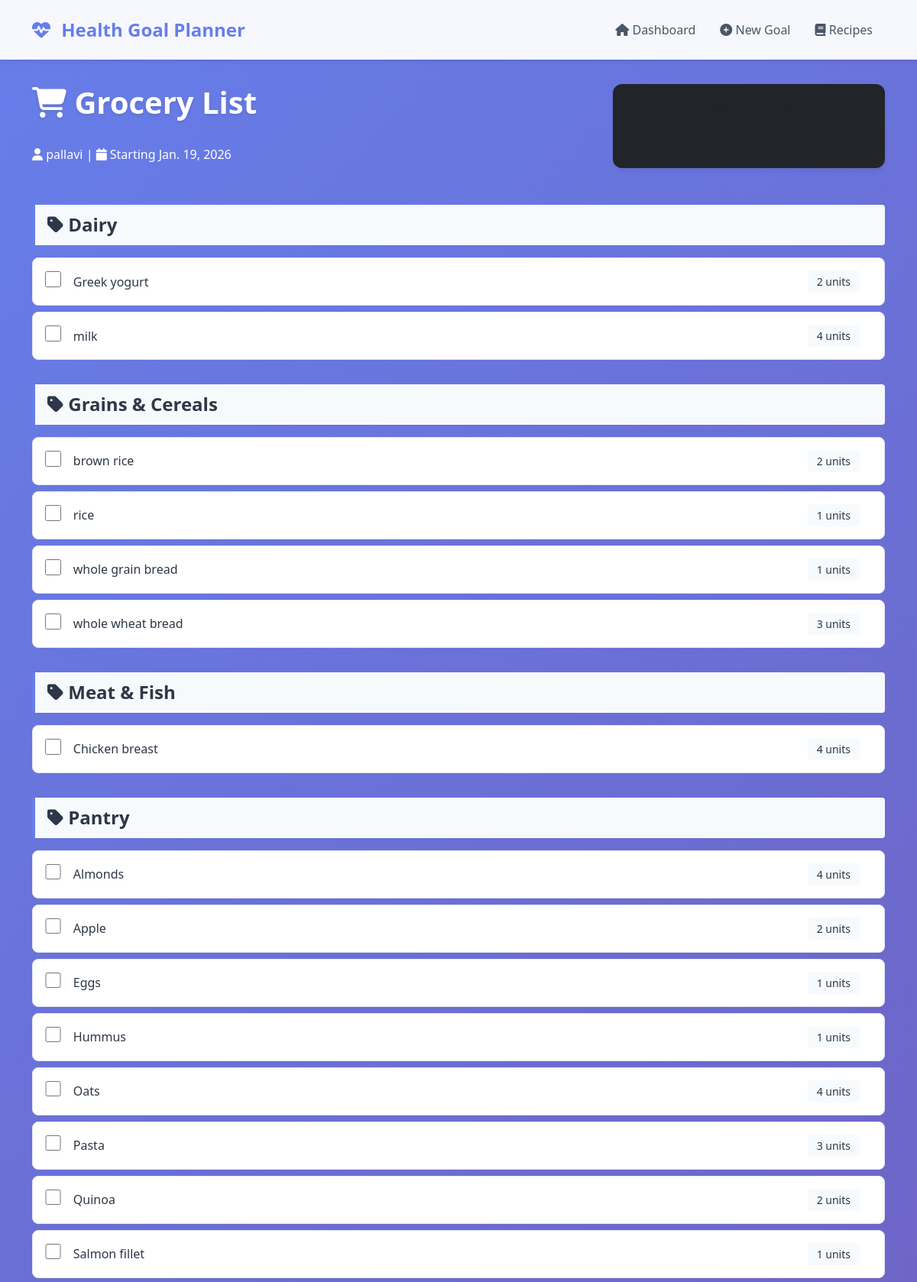
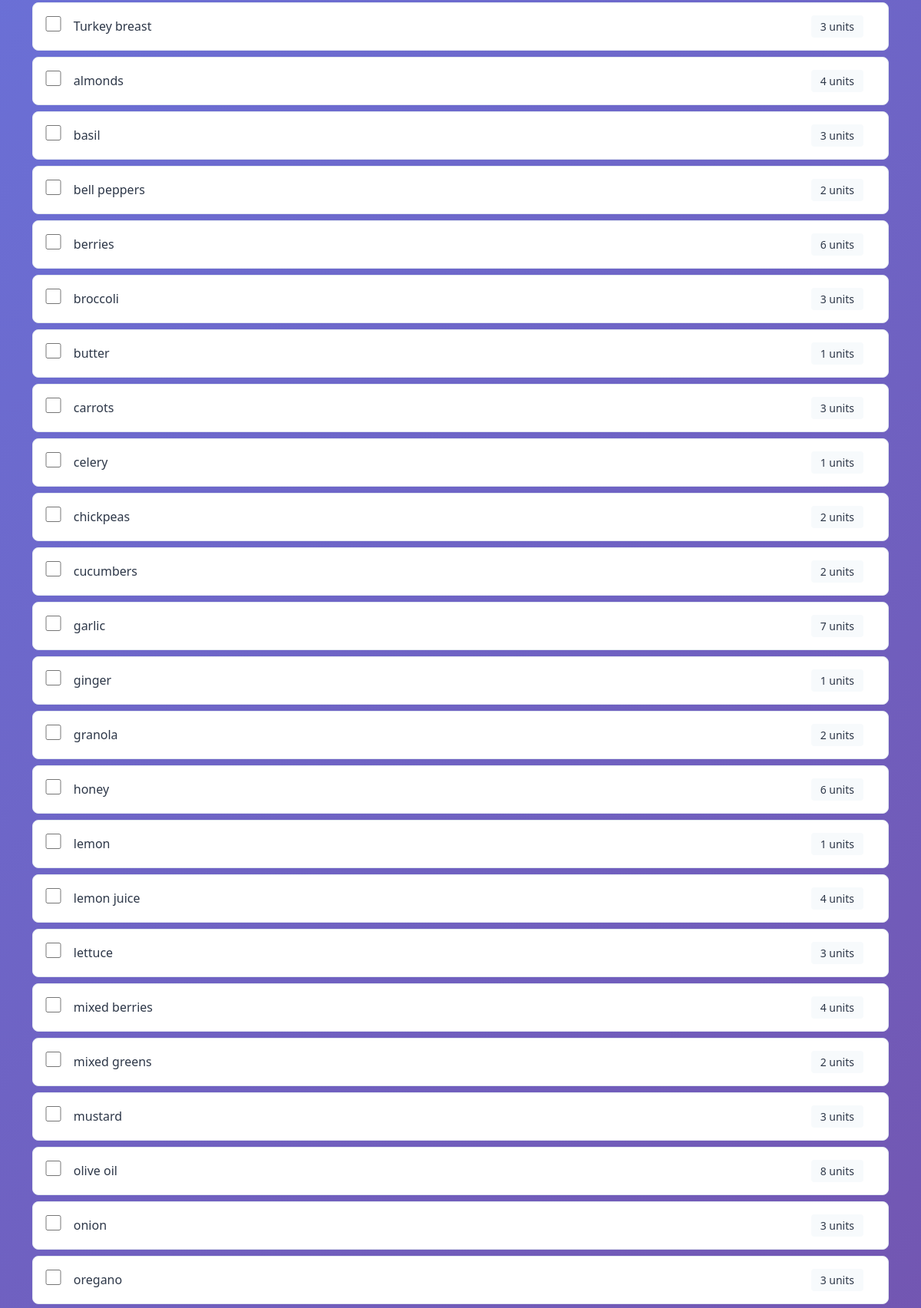
The app's page /grocery-list/2/ (upper part) with its own data (2 pictures, top to bottom).
### myapp/models.py (models this page shows, shortened)
class MealPlan(models.Model):
    health_goal = models.ForeignKey(HealthGoal, on_delete=models.CASCADE)
    start_date = models.DateField()
    created_at = models.DateTimeField(auto_now_add=True)
    class Meta:
        ordering = ['-start_date']

class HealthGoal(models.Model):
    GOAL_CHOICES = [
        ('weight_loss', 'Weight Loss'),
        ('muscle_gain', 'Muscle Gain'),
        ('maintenance', 'Maintenance'),
        ('energy', 'Increase Energy'),
        ('general_health', 'General Health'),
    ]
    DIET_TYPE_CHOICES = [
        ('balanced', 'Balanced Diet'),
        ('vegetarian', 'Vegetarian'),
        ('vegan', 'Vegan'),
        ('keto', 'Keto'),
        ('paleo', 'Paleo'),
        ('gluten_free', 'Gluten Free'),
        ('mediterranean', 'Mediterranean'),
    ]
    user_name = models.CharField(max_length=100)
    goal = models.CharField(max_length=20, choices=GOAL_CHOICES)
    diet_type = models.CharField(max_length=20, choices=DIET_TYPE_CHOICES)
    daily_calories = models.IntegerField(default=2000)
    allergies = models.TextField(blank=True, help_text="Comma-separated list of allergies")
    dislikes = models.TextField(blank=True, help_text="Comma-separated list of foods to avoid")
    created_at = models.DateTimeField(auto_now_add=True)
    updated_at = models.DateTimeField(auto_now=True)
    class Meta:
        verbose_name_plural = "Health Goals"

class GroceryItem(models.Model):
    meal_plan = models.ForeignKey(MealPlan, on_delete=models.CASCADE, related_name='grocery_items')
    name = models.CharField(max_length=200)
    quantity = models.CharField(max_length=100, help_text="e.g., 2 kg, 1 bunch, 1 liter")
    category = models.CharField(
        max_length=50,
        choices=[
            ('produce', 'Produce'),
            ('dairy', 'Dairy'),
            ('meat', 'Meat & Fish'),
            ('grains', 'Grains & Cereals'),
            ('pantry', 'Pantry'),
            ('frozen', 'Frozen'),
            ('beverages', 'Beverages'),
        ]
    )
    estimated_price = models.DecimalField(max_digits=8, decimal_places=2, default=0)
    purchased = models.BooleanField(default=False)
    class Meta:
        ordering = ['category', 'name']

### myapp/views.py (the view)
# urls.py: path('grocery-list/<int:pk>/', views.view_grocery_list, name='view_grocery_list'),
def view_grocery_list(request, pk):
    meal_plan = get_object_or_404(MealPlan, pk=pk)
    items_by_category = defaultdict(list)
    for item in meal_plan.grocery_items.all():
        items_by_category[item.get_category_display()].append(item)
    total_price = sum(item.estimated_price for item in meal_plan.grocery_items.all())
    context = {
        'meal_plan': meal_plan,
        'items_by_category': dict(items_by_category),
        'total_price': total_price,
    }
    return render(request, 'myapp/grocery_list.html', context)

### myapp/templates/myapp/grocery_list.html (shortened to what this page needs)
{% extends 'myapp/base.html' %}
{% block content %}
<div class="row mb-4">
    <div class="col-lg-8">
        <h1 class="page-title">
            <i class="fas fa-shopping-cart"></i> Grocery List
        </h1>
        <p class="text-white">
            <i class="fas fa-user"></i> {{ meal_plan.health_goal.user_name }} |
            <i class="fas fa-calendar"></i> Starting {{ meal_plan.start_date }}
        </p>
    </div>
    <div class="col-lg-4 text-white text-lg-end">
        <div class="card bg-dark">
            <div class="card-body text-center">
                <h5>Total Est. Cost</h5>
                <h2>${{ total_price|floatformat:2 }}</h2>
            </div>
        </div>
    </div>
</div>
{% for category, items in items_by_category.items %}
<div class="grocery-category">
    <h4 class="grocery-category-title">
        <i class="fas fa-tag"></i> {{ category }}
    </h4>
    {% for item in items %}
    <div class="grocery-item {% if item.purchased %}purchased{% endif %}">
        <form method="post" action="{% url 'myapp:mark_grocery_purchased' item.pk %}" style="display: inline;" onsubmit="this.submit(); return false;">
            <input type="checkbox" class="grocery-checkbox" {% if item.purchased %}checked{% endif %} onchange="this.form.submit();">
        </form>
        <span class="item-name">{{ item.name }}</span>
        <span class="item-quantity">{{ item.quantity }}</span>
    </div>
    {% endfor %}
</div>
{% endfor %}
{% endblock %}

### myapp/templates/myapp/base.html (style rules this page uses)
:root { --primary: #667eea; --primary-dark: #5568d3; --secondary: #764ba2; --success: #48bb78; --warning: #f6ad55; --danger: #f56565; --light-bg: #f7fafc; --card-shadow: 0 4px 6px rgba(0, 0, 0, 0.07); }
body { background: linear-gradient(135deg, #667eea 0%, #764ba2 100%); min-height: 100vh; font-family: 'Segoe UI', Tahoma, Geneva, Verdana, sans-serif; color: #2d3748; }
.card { border: none; border-radius: 12px; box-shadow: var(--card-shadow); transition: transform 0.3s ease, box-shadow 0.3s ease; margin-bottom: 1.5rem; }
.page-title { color: white; margin-bottom: 2rem; font-weight: 700; text-shadow: 0 2px 4px rgba(0, 0, 0, 0.1); }
.grocery-category { margin-bottom: 2rem; }
.grocery-category-title { background: var(--light-bg); padding: 0.75rem 1rem; border-left: 4px solid var(--primary); font-weight: 700; margin-bottom: 1rem; border-radius: 4px; }
.grocery-item { display: flex; align-items: center; padding: 1rem; background: white; border: 1px solid #e2e8f0; border-radius: 8px; margin-bottom: 0.5rem; transition: all 0.3s ease; }
.grocery-checkbox { margin-right: 1rem; width: 1.3rem; height: 1.3rem; cursor: pointer; accent-color: var(--primary); }
.item-name { flex: 1; font-weight: 500; }
.item-quantity { background: var(--light-bg); padding: 0.25rem 0.75rem; border-radius: 4px; font-size: 0.875rem; margin-right: 1rem; }

### records on screen
MealPlan: health_goal.user_name "pallavi", start_date "Jan. 19, 2026"
GroceryItem: category "Dairy", name "Greek yogurt", quantity "2 units"
GroceryItem: name "milk", quantity "4 units"
GroceryItem: category "Grains & Cereals", name "brown rice", quantity "2 units"
GroceryItem: name "rice", quantity "1 units"
GroceryItem: name "whole grain bread", quantity "1 units"
GroceryItem: name "whole wheat bread", quantity "3 units"
GroceryItem: category "Meat & Fish", name "Chicken breast", quantity "4 units"
GroceryItem: name "Almonds", quantity "4 units"
GroceryItem: name "Apple", quantity "2 units"
GroceryItem: name "Eggs", quantity "1 units"
GroceryItem: name "Hummus", quantity "1 units"
GroceryItem: name "Oats", quantity "4 units"
GroceryItem: name "Pasta", quantity "3 units"
GroceryItem: name "Quinoa", quantity "2 units"
GroceryItem: name "Salmon fillet", quantity "1 units"
GroceryItem: name "Turkey breast", quantity "3 units"
GroceryItem: name "almonds", quantity "4 units"
GroceryItem: name "basil", quantity "3 units"
GroceryItem: name "bell peppers", quantity "2 units"
GroceryItem: name "berries", quantity "6 units"
GroceryItem: name "broccoli", quantity "3 units"
GroceryItem: name "butter", quantity "1 units"
GroceryItem: name "carrots", quantity "3 units"
GroceryItem: name "celery", quantity "1 units"
GroceryItem: name "chickpeas", quantity "2 units"
GroceryItem: name "cucumbers", quantity "2 units"
GroceryItem: name "garlic", quantity "7 units"
GroceryItem: name "ginger", quantity "1 units"
GroceryItem: name "granola", quantity "2 units"
GroceryItem: name "honey", quantity "6 units"
GroceryItem: name "lemon", quantity "1 units"
GroceryItem: name "lemon juice", quantity "4 units"
GroceryItem: name "lettuce", quantity "3 units"
GroceryItem: name "mixed berries", quantity "4 units"
GroceryItem: name "mixed greens", quantity "2 units"
GroceryItem: name "mustard", quantity "3 units"
GroceryItem: name "olive oil", quantity "8 units"
GroceryItem: name "onion", quantity "3 units"
GroceryItem: name "oregano", quantity "3 units"

### other values on screen
{{ category }} "Pantry"
